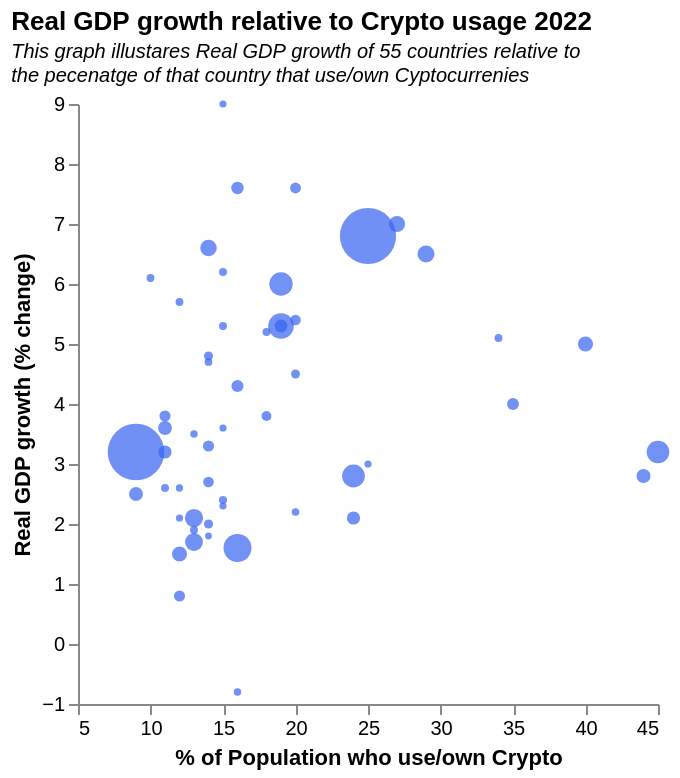

The Vega-Lite source for this figure:
### Vega-Lite specification from a JSON file in a GitHub repository (floating-point values rounded to 4 significant figures)
{"$schema": "https://vega.github.io/schema/vega-lite/v5.json", "title": {"text": "Real GDP growth relative to Crypto usage 2022", "subtitle": ["This graph illustares Real GDP growth of 55 countries relative to", "the pecenatge of that country that use/own Cyptocurrenies"], "subtitleFontStyle": "italic", "subtitleFontSize": 10, "anchor": "start", "color": "black"}, "config": {"background": "white", "view": {"stroke": "transparent"}}, "data": {"values": [{"Reigon": "Argentina", "Percentage of Population who own/use crypto": "35", "Real GDP growth (Annual percent change)": "4", "Population (2021)": "45808747"}, {"Reigon": "Australia", "Percentage of Population who own/use crypto": "18", "Real GDP growth (Annual percent change)": "3.8", "Population (2021)": "25739256"}, {"Reigon": "Austria", "Percentage of Population who own/use crypto": "14", "Real GDP growth (Annual percent change)": "4.7", "Population (2021)": "8956279"}, {"Reigon": "Belgium", "Percentage of Population who own/use crypto": "15", "Real GDP growth (Annual percent change)": "2.4", "Population (2021)": "11587882"}, {"Reigon": "Brazil", "Percentage of Population who own/use crypto": "24", "Real GDP growth (Annual percent change)": "2.8", "Population (2021)": "213993441"}, {"Reigon": "Canada", "Percentage of Population who own/use crypto": "14", "Real GDP growth (Annual percent change)": "3.3", "Population (2021)": "38246108"}, {"Reigon": "Chile", "Percentage of Population who own/use crypto": "14", "Real GDP growth (Annual percent change)": "2", "Population (2021)": "19212362"}, {"Reigon": "China", "Percentage of Population who own/use crypto": "9", "Real GDP growth (Annual percent change)": "3.2", "Population (2021)": "1412360000"}, {"Reigon": "Colombia", "Percentage of Population who own/use crypto": "16", "Real GDP growth (Annual percent change)": "7.6", "Population (2021)": "51265841"}, {"Reigon": "Czechia", "Percentage of Population who own/use crypto": "13", "Real GDP growth (Annual percent change)": "1.9", "Population (2021)": "10703446"}, {"Reigon": "Denmark", "Percentage of Population who own/use crypto": "12", "Real GDP growth (Annual percent change)": "2.6", "Population (2021)": "5856733"}, {"Reigon": "Dominican Republic", "Percentage of Population who own/use crypto": "15", "Real GDP growth (Annual percent change)": "5.3", "Population (2021)": "10953714"}, {"Reigon": "Egypt", "Percentage of Population who own/use crypto": "14", "Real GDP growth (Annual percent change)": "6.6", "Population (2021)": "104258327"}, {"Reigon": "Finland", "Percentage of Population who own/use crypto": "12", "Real GDP growth (Annual percent change)": "2.1", "Population (2021)": "5541696"}, {"Reigon": "France", "Percentage of Population who own/use crypto": "9", "Real GDP growth (Annual percent change)": "2.5", "Population (2021)": "67499343"}, {"Reigon": "Germany", "Percentage of Population who own/use crypto": "12", "Real GDP growth (Annual percent change)": "1.5", "Population (2021)": "83129285"}, {"Reigon": "Greece", "Percentage of Population who own/use crypto": "18", "Real GDP growth (Annual percent change)": "5.2", "Population (2021)": "10664568"}, {"Reigon": "Hong Kong", "Percentage of Population who own/use crypto": "16", "Real GDP growth (Annual percent change)": "-0.8", "Population (2021)": "7413100"}, {"Reigon": "Hungary", "Percentage of Population who own/use crypto": "12", "Real GDP growth (Annual percent change)": "5.7", "Population (2021)": "9709886"}, {"Reigon": "India", "Percentage of Population who own/use crypto": "25", "Real GDP growth (Annual percent change)": "6.8", "Population (2021)": "1393409033"}, {"Reigon": "Indonesia", "Percentage of Population who own/use crypto": "19", "Real GDP growth (Annual percent change)": "5.3", "Population (2021)": "276361788"}, {"Reigon": "Ireland", "Percentage of Population who own/use crypto": "15", "Real GDP growth (Annual percent change)": "9", "Population (2021)": "5028230"}, {"Reigon": "Israel", "Percentage of Population who own/use crypto": "10", "Real GDP growth (Annual percent change)": "6.1", "Population (2021)": "9364000"}, {"Reigon": "Italy", "Percentage of Population who own/use crypto": "11", "Real GDP growth (Annual percent change)": "3.2", "Population (2021)": "59066225"}, {"Reigon": "Japan", "Percentage of Population who own/use crypto": "13", "Real GDP growth (Annual percent change)": "1.7", "Population (2021)": "125681593"}, {"Reigon": "Kenya", "Percentage of Population who own/use crypto": "19", "Real GDP growth (Annual percent change)": "5.3", "Population (2021)": "54985702"}, {"Reigon": "Lithuania", "Percentage of Population who own/use crypto": "14", "Real GDP growth (Annual percent change)": "1.8", "Population (2021)": "2795321"}, {"Reigon": "Malaysia", "Percentage of Population who own/use crypto": "20", "Real GDP growth (Annual percent change)": "5.4", "Population (2021)": "32776195"}, {"Reigon": "Mexico", "Percentage of Population who own/use crypto": "13", "Real GDP growth (Annual percent change)": "2.1", "Population (2021)": "130262220"}, {"Reigon": "Morocco", "Percentage of Population who own/use crypto": "12", "Real GDP growth (Annual percent change)": "0.8", "Population (2021)": "37344787"}, {"Reigon": "Netherlands", "Percentage of Population who own/use crypto": "20", "Real GDP growth (Annual percent change)": "4.5", "Population (2021)": "17533405"}, {"Reigon": "New Zealand", "Percentage of Population who own/use crypto": "15", "Real GDP growth (Annual percent change)": "2.3", "Population (2021)": "5122600"}, {"Reigon": "Nigeria", "Percentage of Population who own/use crypto": "45", "Real GDP growth (Annual percent change)": "3.2", "Population (2021)": "211400704"}, {"Reigon": "Norway", "Percentage of Population who own/use crypto": "15", "Real GDP growth (Annual percent change)": "3.6", "Population (2021)": "5408320"}, {"Reigon": "Pakistan", "Percentage of Population who own/use crypto": "19", "Real GDP growth (Annual percent change)": "6", "Population (2021)": "225199929"}, {"Reigon": "Peru", "Percentage of Population who own/use crypto": "14", "Real GDP growth (Annual percent change)": "2.7", "Population (2021)": "33359416"}, {"Reigon": "Philippines", "Percentage of Population who own/use crypto": "29", "Real GDP growth (Annual percent change)": "6.5", "Population (2021)": "111046910"}, {"Reigon": "Poland", "Percentage of Population who own/use crypto": "11", "Real GDP growth (Annual percent change)": "3.8", "Population (2021)": "37781024"}, {"Reigon": "Portugal", "Percentage of Population who own/use crypto": "15", "Real GDP growth (Annual percent change)": "6.2", "Population (2021)": "10299423"}, {"Reigon": "Romania", "Percentage of Population who own/use crypto": "14", "Real GDP growth (Annual percent change)": "4.8", "Population (2021)": "19115146"}, {"Reigon": "Saudi Arabia", "Percentage of Population who own/use crypto": "20", "Real GDP growth (Annual percent change)": "7.6", "Population (2021)": "35340680"}, {"Reigon": "Serbia", "Percentage of Population who own/use crypto": "13", "Real GDP growth (Annual percent change)": "3.5", "Population (2021)": "6844078"}, {"Reigon": "Singapore", "Percentage of Population who own/use crypto": "25", "Real GDP growth (Annual percent change)": "3", "Population (2021)": "5453566"}, {"Reigon": "South Africa", "Percentage of Population who own/use crypto": "24", "Real GDP growth (Annual percent change)": "2.1", "Population (2021)": "60041996"}, {"Reigon": "Spain", "Percentage of Population who own/use crypto": "16", "Real GDP growth (Annual percent change)": "4.3", "Population (2021)": "47326687"}, {"Reigon": "Sweden", "Percentage of Population who own/use crypto": "11", "Real GDP growth (Annual percent change)": "2.6", "Population (2021)": "10415811"}, {"Reigon": "Switzerland", "Percentage of Population who own/use crypto": "20", "Real GDP growth (Annual percent change)": "2.2", "Population (2021)": "8697723"}, {"Reigon": "Taiwan", "Percentage of Population who own/use crypto": "14", "Real GDP growth (Annual percent change)": "3.3", "Population (2021)": "23,855,010"}, {"Reigon": "Thailand", "Percentage of Population who own/use crypto": "44", "Real GDP growth (Annual percent change)": "2.8", "Population (2021)": "69950844"}, {"Reigon": "Turkey", "Percentage of Population who own/use crypto": "40", "Real GDP growth (Annual percent change)": "5", "Population (2021)": "85042736"}, {"Reigon": "United Arab Emirates", "Percentage of Population who own/use crypto": "34", "Real GDP growth (Annual percent change)": "5.1", "Population (2021)": "9991083"}, {"Reigon": "United Kingdom", "Percentage of Population who own/use crypto": "11", "Real GDP growth (Annual percent change)": "3.6", "Population (2021)": "67326569"}, {"Reigon": "United States", "Percentage of Population who own/use crypto": "16", "Real GDP growth (Annual percent change)": "1.6", "Population (2021)": "331893745"}, {"Reigon": "Vietnam", "Percentage of Population who own/use crypto": "27", "Real GDP growth (Annual percent change)": "7", "Population (2021)": "98168829"}]}, "mark": {"type": "circle", "color": "#3662f1", "opacity": 0.7}, "height": 300, "width": 290, "encoding": {"x": {"field": "Percentage of Population who own/use crypto", "scale": {"zero": false}, "type": "quantitative", "axis": {"grid": false}, "title": "% of Population who use/own Crypto"}, "y": {"field": "Real GDP growth (Annual percent change)", "scale": {"zero": false}, "type": "quantitative", "axis": {"grid": false}, "title": "Real GDP growth (% change)"}, "size": {"field": "Population (2021)", "type": "quantitative", "title": "Prison Rate", "scale": {"range": [10, 800]}, "legend": null}, "tooltip": [{"field": "Reigon", "type": "ordinal", "title": "Reigon"}, {"field": "Population (2021)", "type": "quantitative"}]}}
